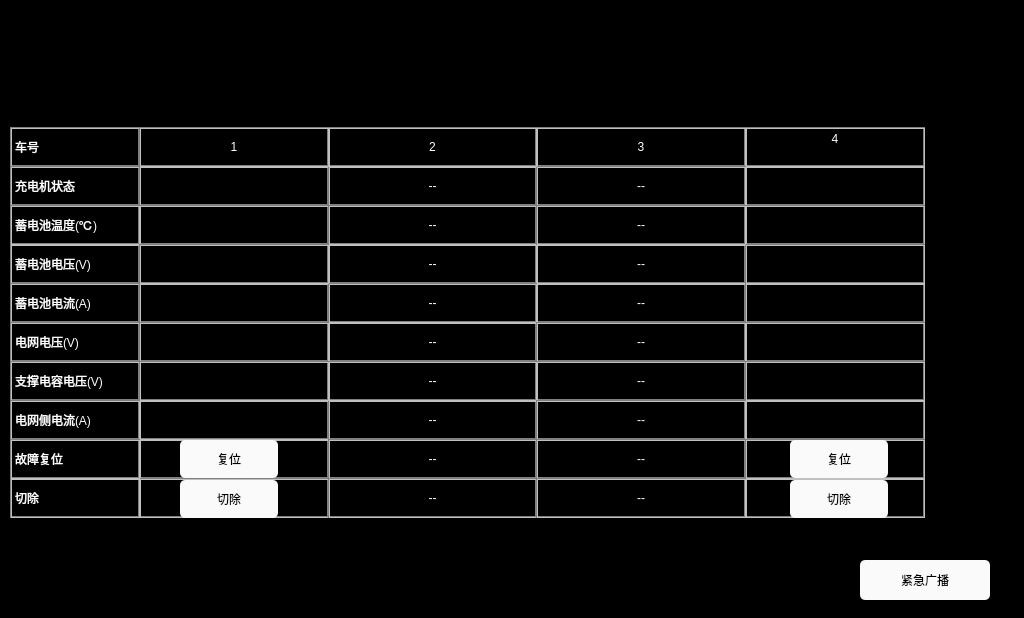
<?xml version="1.0" encoding="UTF-8"?>
<ui version="4.0">
 <class>ChargerPage</class>
 <widget class="QWidget" name="ChargerPage">
  <property name="geometry">
   <rect>
    <x>0</x>
    <y>0</y>
    <width>1024</width>
    <height>618</height>
   </rect>
  </property>
  <property name="windowTitle">
   <string>Form</string>
  </property>
  <property name="styleSheet">
   <string notr="true">QLabel
{
	color: white;
	border: 2px groove, gray;
    border-color: gray;
	font: 20px, &quot;SimHei&quot;;	
}

QWidget
{
	background-color: black;
}
QPushButton
{
	font: 20px, &quot;SimHei&quot;;
    color: black;
	background-color: rgb(250, 250, 250);
	border-radius: 5px;
}

QPushButton:disabled
{
		border-radius:5px;
	font: 20px, &quot;SimHei&quot;;
    color: grey;
	background-color: rgb(221,221,221);
}</string>
  </property>
  <widget class="QLabel" name="label_batteryVoltage">
   <property name="geometry">
    <rect>
     <x>10</x>
     <y>244</y>
     <width>130</width>
     <height>40</height>
    </rect>
   </property>
   <property name="styleSheet">
    <string notr="true">	font: 15px, &quot;SimHei&quot;;	</string>
   </property>
   <property name="text">
    <string>蓄电池电压(V)</string>
   </property>
  </widget>
  <widget class="QLabel" name="label_batteryCurrent3">
   <property name="geometry">
    <rect>
     <x>536</x>
     <y>283</y>
     <width>210</width>
     <height>40</height>
    </rect>
   </property>
   <property name="text">
    <string>--</string>
   </property>
   <property name="alignment">
    <set>Qt::AlignCenter</set>
   </property>
  </widget>
  <widget class="QLabel" name="label_batteryCurrent">
   <property name="geometry">
    <rect>
     <x>10</x>
     <y>283</y>
     <width>130</width>
     <height>40</height>
    </rect>
   </property>
   <property name="styleSheet">
    <string notr="true">	font: 15px, &quot;SimHei&quot;;	</string>
   </property>
   <property name="text">
    <string>蓄电池电流(A)</string>
   </property>
  </widget>
  <widget class="QLabel" name="label_batteryCurrent1">
   <property name="geometry">
    <rect>
     <x>139</x>
     <y>283</y>
     <width>190</width>
     <height>40</height>
    </rect>
   </property>
   <property name="text">
    <string/>
   </property>
   <property name="alignment">
    <set>Qt::AlignCenter</set>
   </property>
  </widget>
  <widget class="QLabel" name="label_vehicleNo">
   <property name="geometry">
    <rect>
     <x>10</x>
     <y>127</y>
     <width>130</width>
     <height>40</height>
    </rect>
   </property>
   <property name="text">
    <string>车号</string>
   </property>
  </widget>
  <widget class="QLabel" name="label_batteryState4">
   <property name="geometry">
    <rect>
     <x>745</x>
     <y>166</y>
     <width>180</width>
     <height>40</height>
    </rect>
   </property>
   <property name="text">
    <string/>
   </property>
   <property name="alignment">
    <set>Qt::AlignHCenter|Qt::AlignTop</set>
   </property>
  </widget>
  <widget class="QLabel" name="label_batteryVoltage3">
   <property name="geometry">
    <rect>
     <x>536</x>
     <y>244</y>
     <width>210</width>
     <height>40</height>
    </rect>
   </property>
   <property name="text">
    <string>--</string>
   </property>
   <property name="alignment">
    <set>Qt::AlignCenter</set>
   </property>
  </widget>
  <widget class="QLabel" name="label_batteryCurrent4">
   <property name="geometry">
    <rect>
     <x>745</x>
     <y>283</y>
     <width>180</width>
     <height>40</height>
    </rect>
   </property>
   <property name="text">
    <string/>
   </property>
   <property name="alignment">
    <set>Qt::AlignHCenter|Qt::AlignTop</set>
   </property>
  </widget>
  <widget class="QLabel" name="label_batteryTemp4">
   <property name="geometry">
    <rect>
     <x>745</x>
     <y>205</y>
     <width>180</width>
     <height>40</height>
    </rect>
   </property>
   <property name="text">
    <string/>
   </property>
   <property name="alignment">
    <set>Qt::AlignHCenter|Qt::AlignTop</set>
   </property>
  </widget>
  <widget class="QLabel" name="label_batteryState">
   <property name="geometry">
    <rect>
     <x>10</x>
     <y>166</y>
     <width>130</width>
     <height>40</height>
    </rect>
   </property>
   <property name="styleSheet">
    <string notr="true">	font: 15px, &quot;SimHei&quot;;	</string>
   </property>
   <property name="text">
    <string>充电机状态</string>
   </property>
  </widget>
  <widget class="QLabel" name="label_car4No">
   <property name="geometry">
    <rect>
     <x>745</x>
     <y>127</y>
     <width>180</width>
     <height>40</height>
    </rect>
   </property>
   <property name="text">
    <string>4</string>
   </property>
   <property name="alignment">
    <set>Qt::AlignHCenter|Qt::AlignTop</set>
   </property>
  </widget>
  <widget class="QLabel" name="label_batteryState1">
   <property name="geometry">
    <rect>
     <x>139</x>
     <y>166</y>
     <width>190</width>
     <height>40</height>
    </rect>
   </property>
   <property name="text">
    <string/>
   </property>
   <property name="alignment">
    <set>Qt::AlignCenter</set>
   </property>
  </widget>
  <widget class="QLabel" name="label_batteryTemp1">
   <property name="geometry">
    <rect>
     <x>139</x>
     <y>205</y>
     <width>190</width>
     <height>40</height>
    </rect>
   </property>
   <property name="text">
    <string/>
   </property>
   <property name="alignment">
    <set>Qt::AlignCenter</set>
   </property>
  </widget>
  <widget class="QLabel" name="label_car3No">
   <property name="geometry">
    <rect>
     <x>536</x>
     <y>127</y>
     <width>210</width>
     <height>40</height>
    </rect>
   </property>
   <property name="text">
    <string>3</string>
   </property>
   <property name="alignment">
    <set>Qt::AlignCenter</set>
   </property>
  </widget>
  <widget class="QLabel" name="label_netVoltage2">
   <property name="geometry">
    <rect>
     <x>328</x>
     <y>322</y>
     <width>209</width>
     <height>40</height>
    </rect>
   </property>
   <property name="text">
    <string>--</string>
   </property>
   <property name="alignment">
    <set>Qt::AlignCenter</set>
   </property>
  </widget>
  <widget class="QLabel" name="label_batteryVoltage2">
   <property name="geometry">
    <rect>
     <x>328</x>
     <y>244</y>
     <width>209</width>
     <height>40</height>
    </rect>
   </property>
   <property name="text">
    <string>--</string>
   </property>
   <property name="alignment">
    <set>Qt::AlignCenter</set>
   </property>
  </widget>
  <widget class="QLabel" name="label_netVoltage4">
   <property name="geometry">
    <rect>
     <x>745</x>
     <y>322</y>
     <width>180</width>
     <height>40</height>
    </rect>
   </property>
   <property name="text">
    <string/>
   </property>
   <property name="alignment">
    <set>Qt::AlignHCenter|Qt::AlignTop</set>
   </property>
  </widget>
  <widget class="QLabel" name="label_batteryState2">
   <property name="geometry">
    <rect>
     <x>328</x>
     <y>166</y>
     <width>209</width>
     <height>40</height>
    </rect>
   </property>
   <property name="text">
    <string>--</string>
   </property>
   <property name="alignment">
    <set>Qt::AlignCenter</set>
   </property>
  </widget>
  <widget class="QLabel" name="label_batteryCurrent2">
   <property name="geometry">
    <rect>
     <x>328</x>
     <y>283</y>
     <width>209</width>
     <height>40</height>
    </rect>
   </property>
   <property name="text">
    <string>--</string>
   </property>
   <property name="alignment">
    <set>Qt::AlignCenter</set>
   </property>
  </widget>
  <widget class="QLabel" name="label_batteryTemp">
   <property name="geometry">
    <rect>
     <x>10</x>
     <y>205</y>
     <width>130</width>
     <height>40</height>
    </rect>
   </property>
   <property name="styleSheet">
    <string notr="true">	font: 15px, &quot;SimHei&quot;;	</string>
   </property>
   <property name="text">
    <string>蓄电池温度(℃)</string>
   </property>
  </widget>
  <widget class="QLabel" name="label_netVoltage3">
   <property name="geometry">
    <rect>
     <x>536</x>
     <y>322</y>
     <width>210</width>
     <height>40</height>
    </rect>
   </property>
   <property name="text">
    <string>--</string>
   </property>
   <property name="alignment">
    <set>Qt::AlignCenter</set>
   </property>
  </widget>
  <widget class="QLabel" name="label_batteryState3">
   <property name="geometry">
    <rect>
     <x>536</x>
     <y>166</y>
     <width>210</width>
     <height>40</height>
    </rect>
   </property>
   <property name="text">
    <string>--</string>
   </property>
   <property name="alignment">
    <set>Qt::AlignCenter</set>
   </property>
  </widget>
  <widget class="QLabel" name="label_car2No">
   <property name="geometry">
    <rect>
     <x>328</x>
     <y>127</y>
     <width>209</width>
     <height>40</height>
    </rect>
   </property>
   <property name="text">
    <string>2</string>
   </property>
   <property name="alignment">
    <set>Qt::AlignCenter</set>
   </property>
  </widget>
  <widget class="QLabel" name="label_batteryVoltage4">
   <property name="geometry">
    <rect>
     <x>745</x>
     <y>244</y>
     <width>180</width>
     <height>40</height>
    </rect>
   </property>
   <property name="text">
    <string/>
   </property>
   <property name="alignment">
    <set>Qt::AlignHCenter|Qt::AlignTop</set>
   </property>
  </widget>
  <widget class="QLabel" name="label_batteryTemp2">
   <property name="geometry">
    <rect>
     <x>328</x>
     <y>205</y>
     <width>209</width>
     <height>40</height>
    </rect>
   </property>
   <property name="text">
    <string>--</string>
   </property>
   <property name="alignment">
    <set>Qt::AlignCenter</set>
   </property>
  </widget>
  <widget class="QLabel" name="label_batteryTemp3">
   <property name="geometry">
    <rect>
     <x>536</x>
     <y>205</y>
     <width>210</width>
     <height>40</height>
    </rect>
   </property>
   <property name="text">
    <string>--</string>
   </property>
   <property name="alignment">
    <set>Qt::AlignCenter</set>
   </property>
  </widget>
  <widget class="QLabel" name="label_netVoltage">
   <property name="geometry">
    <rect>
     <x>10</x>
     <y>322</y>
     <width>130</width>
     <height>40</height>
    </rect>
   </property>
   <property name="styleSheet">
    <string notr="true">	font: 15px, &quot;SimHei&quot;;	</string>
   </property>
   <property name="text">
    <string>电网电压(V)</string>
   </property>
  </widget>
  <widget class="QLabel" name="label_batteryVoltage1">
   <property name="geometry">
    <rect>
     <x>139</x>
     <y>244</y>
     <width>190</width>
     <height>40</height>
    </rect>
   </property>
   <property name="text">
    <string/>
   </property>
   <property name="alignment">
    <set>Qt::AlignCenter</set>
   </property>
  </widget>
  <widget class="QLabel" name="label_netVoltage1">
   <property name="geometry">
    <rect>
     <x>139</x>
     <y>322</y>
     <width>190</width>
     <height>40</height>
    </rect>
   </property>
   <property name="text">
    <string/>
   </property>
   <property name="alignment">
    <set>Qt::AlignCenter</set>
   </property>
  </widget>
  <widget class="QLabel" name="label_car1No">
   <property name="geometry">
    <rect>
     <x>139</x>
     <y>127</y>
     <width>190</width>
     <height>40</height>
    </rect>
   </property>
   <property name="text">
    <string>1</string>
   </property>
   <property name="scaledContents">
    <bool>false</bool>
   </property>
   <property name="alignment">
    <set>Qt::AlignCenter</set>
   </property>
  </widget>
  <widget class="QLabel" name="label_netCurrent1">
   <property name="geometry">
    <rect>
     <x>139</x>
     <y>400</y>
     <width>190</width>
     <height>40</height>
    </rect>
   </property>
   <property name="text">
    <string/>
   </property>
   <property name="alignment">
    <set>Qt::AlignCenter</set>
   </property>
  </widget>
  <widget class="QLabel" name="label_netCurrent2">
   <property name="geometry">
    <rect>
     <x>328</x>
     <y>400</y>
     <width>209</width>
     <height>40</height>
    </rect>
   </property>
   <property name="text">
    <string>--</string>
   </property>
   <property name="alignment">
    <set>Qt::AlignCenter</set>
   </property>
  </widget>
  <widget class="QLabel" name="label_netCurrent4">
   <property name="geometry">
    <rect>
     <x>745</x>
     <y>400</y>
     <width>180</width>
     <height>40</height>
    </rect>
   </property>
   <property name="text">
    <string/>
   </property>
   <property name="alignment">
    <set>Qt::AlignHCenter|Qt::AlignTop</set>
   </property>
  </widget>
  <widget class="QLabel" name="label_supportVoltage3">
   <property name="geometry">
    <rect>
     <x>536</x>
     <y>361</y>
     <width>210</width>
     <height>40</height>
    </rect>
   </property>
   <property name="text">
    <string>--</string>
   </property>
   <property name="alignment">
    <set>Qt::AlignCenter</set>
   </property>
  </widget>
  <widget class="QLabel" name="label_supportVoltage2">
   <property name="geometry">
    <rect>
     <x>328</x>
     <y>361</y>
     <width>209</width>
     <height>40</height>
    </rect>
   </property>
   <property name="text">
    <string>--</string>
   </property>
   <property name="alignment">
    <set>Qt::AlignCenter</set>
   </property>
  </widget>
  <widget class="QLabel" name="label_supportVoltage">
   <property name="geometry">
    <rect>
     <x>10</x>
     <y>361</y>
     <width>130</width>
     <height>40</height>
    </rect>
   </property>
   <property name="styleSheet">
    <string notr="true">	font: 15px, &quot;SimHei&quot;;	</string>
   </property>
   <property name="text">
    <string>支撑电容电压(V)</string>
   </property>
  </widget>
  <widget class="QLabel" name="label_netCurrent3">
   <property name="geometry">
    <rect>
     <x>536</x>
     <y>400</y>
     <width>210</width>
     <height>40</height>
    </rect>
   </property>
   <property name="text">
    <string>--</string>
   </property>
   <property name="alignment">
    <set>Qt::AlignCenter</set>
   </property>
  </widget>
  <widget class="QLabel" name="label_supportVoltage4">
   <property name="geometry">
    <rect>
     <x>745</x>
     <y>361</y>
     <width>180</width>
     <height>40</height>
    </rect>
   </property>
   <property name="text">
    <string/>
   </property>
   <property name="alignment">
    <set>Qt::AlignHCenter|Qt::AlignTop</set>
   </property>
  </widget>
  <widget class="QLabel" name="label_supportVoltage1">
   <property name="geometry">
    <rect>
     <x>139</x>
     <y>361</y>
     <width>190</width>
     <height>40</height>
    </rect>
   </property>
   <property name="text">
    <string/>
   </property>
   <property name="alignment">
    <set>Qt::AlignCenter</set>
   </property>
  </widget>
  <widget class="QLabel" name="label_netCurrent">
   <property name="geometry">
    <rect>
     <x>10</x>
     <y>400</y>
     <width>130</width>
     <height>40</height>
    </rect>
   </property>
   <property name="styleSheet">
    <string notr="true">	font: 15px, &quot;SimHei&quot;;	</string>
   </property>
   <property name="text">
    <string>电网侧电流(A)</string>
   </property>
  </widget>
  <widget class="QPushButton" name="btn_reset1">
   <property name="geometry">
    <rect>
     <x>180</x>
     <y>440</y>
     <width>98</width>
     <height>38</height>
    </rect>
   </property>
   <property name="text">
    <string>复位</string>
   </property>
  </widget>
  <widget class="QPushButton" name="btn_cut1">
   <property name="geometry">
    <rect>
     <x>180</x>
     <y>480</y>
     <width>98</width>
     <height>38</height>
    </rect>
   </property>
   <property name="text">
    <string>切除</string>
   </property>
   <property name="checkable">
    <bool>false</bool>
   </property>
  </widget>
  <widget class="QLabel" name="label_cut">
   <property name="geometry">
    <rect>
     <x>10</x>
     <y>478</y>
     <width>130</width>
     <height>40</height>
    </rect>
   </property>
   <property name="styleSheet">
    <string notr="true">	font: 15px, &quot;SimHei&quot;;	</string>
   </property>
   <property name="text">
    <string>切除</string>
   </property>
  </widget>
  <widget class="QLabel" name="label_reset2">
   <property name="geometry">
    <rect>
     <x>328</x>
     <y>439</y>
     <width>209</width>
     <height>40</height>
    </rect>
   </property>
   <property name="text">
    <string>--</string>
   </property>
   <property name="alignment">
    <set>Qt::AlignCenter</set>
   </property>
  </widget>
  <widget class="QLabel" name="label_reset1">
   <property name="geometry">
    <rect>
     <x>139</x>
     <y>439</y>
     <width>190</width>
     <height>40</height>
    </rect>
   </property>
   <property name="text">
    <string/>
   </property>
   <property name="alignment">
    <set>Qt::AlignCenter</set>
   </property>
  </widget>
  <widget class="QLabel" name="label_cut4">
   <property name="geometry">
    <rect>
     <x>745</x>
     <y>478</y>
     <width>180</width>
     <height>40</height>
    </rect>
   </property>
   <property name="text">
    <string/>
   </property>
  </widget>
  <widget class="QLabel" name="label_cut2">
   <property name="geometry">
    <rect>
     <x>328</x>
     <y>478</y>
     <width>209</width>
     <height>40</height>
    </rect>
   </property>
   <property name="text">
    <string>--</string>
   </property>
   <property name="alignment">
    <set>Qt::AlignCenter</set>
   </property>
  </widget>
  <widget class="QLabel" name="label_reset3">
   <property name="geometry">
    <rect>
     <x>536</x>
     <y>439</y>
     <width>210</width>
     <height>40</height>
    </rect>
   </property>
   <property name="text">
    <string>--</string>
   </property>
   <property name="alignment">
    <set>Qt::AlignCenter</set>
   </property>
  </widget>
  <widget class="QLabel" name="label_cut1">
   <property name="geometry">
    <rect>
     <x>139</x>
     <y>478</y>
     <width>190</width>
     <height>40</height>
    </rect>
   </property>
   <property name="text">
    <string/>
   </property>
   <property name="alignment">
    <set>Qt::AlignCenter</set>
   </property>
  </widget>
  <widget class="QLabel" name="label_cut3">
   <property name="geometry">
    <rect>
     <x>536</x>
     <y>478</y>
     <width>210</width>
     <height>40</height>
    </rect>
   </property>
   <property name="text">
    <string>--</string>
   </property>
   <property name="alignment">
    <set>Qt::AlignCenter</set>
   </property>
  </widget>
  <widget class="QLabel" name="label_reset">
   <property name="geometry">
    <rect>
     <x>10</x>
     <y>439</y>
     <width>130</width>
     <height>40</height>
    </rect>
   </property>
   <property name="styleSheet">
    <string notr="true">	font: 15px, &quot;SimHei&quot;;	</string>
   </property>
   <property name="text">
    <string>故障复位</string>
   </property>
  </widget>
  <widget class="QLabel" name="label_reset4">
   <property name="geometry">
    <rect>
     <x>745</x>
     <y>439</y>
     <width>180</width>
     <height>40</height>
    </rect>
   </property>
   <property name="text">
    <string/>
   </property>
  </widget>
  <widget class="QPushButton" name="btn_reset2">
   <property name="geometry">
    <rect>
     <x>790</x>
     <y>440</y>
     <width>98</width>
     <height>38</height>
    </rect>
   </property>
   <property name="text">
    <string>复位</string>
   </property>
  </widget>
  <widget class="QPushButton" name="btn_cut2">
   <property name="geometry">
    <rect>
     <x>790</x>
     <y>480</y>
     <width>98</width>
     <height>38</height>
    </rect>
   </property>
   <property name="text">
    <string>切除</string>
   </property>
   <property name="checkable">
    <bool>false</bool>
   </property>
  </widget>
  <widget class="QPushButton" name="btn_EmergencyBroadcast">
   <property name="geometry">
    <rect>
     <x>860</x>
     <y>560</y>
     <width>130</width>
     <height>40</height>
    </rect>
   </property>
   <property name="text">
    <string>紧急广播</string>
   </property>
  </widget>
  <zorder>label_reset1</zorder>
  <zorder>label_cut1</zorder>
  <zorder>btn_cut1</zorder>
  <zorder>label_batteryVoltage</zorder>
  <zorder>label_batteryCurrent3</zorder>
  <zorder>label_batteryCurrent</zorder>
  <zorder>label_batteryCurrent1</zorder>
  <zorder>label_vehicleNo</zorder>
  <zorder>label_batteryState4</zorder>
  <zorder>label_batteryVoltage3</zorder>
  <zorder>label_batteryCurrent4</zorder>
  <zorder>label_batteryTemp4</zorder>
  <zorder>label_batteryState</zorder>
  <zorder>label_car4No</zorder>
  <zorder>label_batteryState1</zorder>
  <zorder>label_batteryTemp1</zorder>
  <zorder>label_car3No</zorder>
  <zorder>label_netVoltage2</zorder>
  <zorder>label_batteryVoltage2</zorder>
  <zorder>label_netVoltage4</zorder>
  <zorder>label_batteryState2</zorder>
  <zorder>label_batteryCurrent2</zorder>
  <zorder>label_batteryTemp</zorder>
  <zorder>label_netVoltage3</zorder>
  <zorder>label_batteryState3</zorder>
  <zorder>label_car2No</zorder>
  <zorder>label_batteryVoltage4</zorder>
  <zorder>label_batteryTemp2</zorder>
  <zorder>label_batteryTemp3</zorder>
  <zorder>label_netVoltage</zorder>
  <zorder>label_batteryVoltage1</zorder>
  <zorder>label_netVoltage1</zorder>
  <zorder>label_car1No</zorder>
  <zorder>label_netCurrent1</zorder>
  <zorder>label_netCurrent2</zorder>
  <zorder>label_netCurrent4</zorder>
  <zorder>label_supportVoltage3</zorder>
  <zorder>label_supportVoltage2</zorder>
  <zorder>label_supportVoltage</zorder>
  <zorder>label_netCurrent3</zorder>
  <zorder>label_supportVoltage4</zorder>
  <zorder>label_supportVoltage1</zorder>
  <zorder>label_netCurrent</zorder>
  <zorder>btn_reset1</zorder>
  <zorder>label_cut</zorder>
  <zorder>label_reset2</zorder>
  <zorder>label_cut4</zorder>
  <zorder>label_cut2</zorder>
  <zorder>label_reset3</zorder>
  <zorder>label_cut3</zorder>
  <zorder>label_reset</zorder>
  <zorder>label_reset4</zorder>
  <zorder>btn_reset2</zorder>
  <zorder>btn_EmergencyBroadcast</zorder>
  <zorder>btn_cut2</zorder>
 </widget>
 <resources/>
 <connections/>
</ui>
